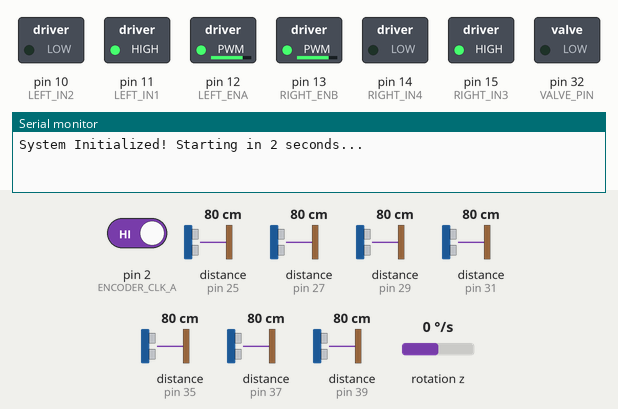
This sketch was run on a simulated Arduino Mega 2560, built with avr-gcc and run on an emulated ATmega2560. Shown: switched loads named in the sketch (green lamp = pin HIGH), the last lines printed to the serial monitor. Wiring (inferred from the names in the program): 7 × ultrasonic range finder: trigger pin 24, echo pin 25 / trigger pin 26, echo pin 27 / trigger pin 28, echo pin 29 / trigger pin 30, echo pin 31 / trigger pin 34, echo pin 35 / trigger pin 36, echo pin 37 / trigger pin 38, echo pin 39; MPU-6050 motion sensor at I2C address 0x68. Inputs (shaded band) come from the test bench; at power-on: distance to the obstacle (sensors on pin 25, pin 37, pin 27, pin 29, pin 31, pin 35, pin 39) 80 cm, pin 2 (ENCODER_CLK_A) HIGH, rotation z 0 °/s. The echo pulse lasts 58.3 µs per cm; pins used as bus, display or sensor lines are not drawn.

Above: at 3.2 s.
3.3 s: distance to the obstacle (sensor on pin 25) set to 22 cm
4.8 s: distance to the obstacle (sensor on pin 25) set to 19 cm
At 6.0 s:
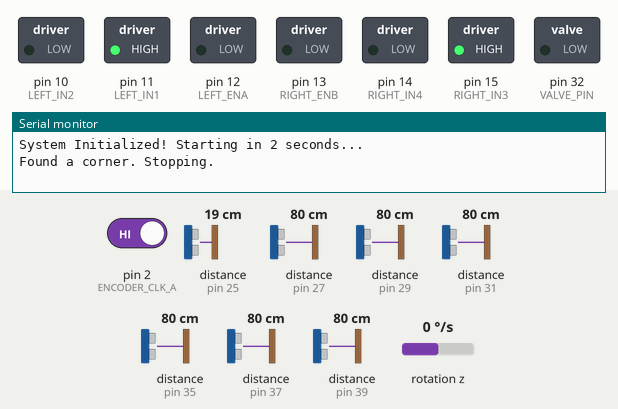
6.3 s: distance to the obstacle (sensor on pin 37) set to 7 cm
8.0 s: distance to the obstacle (sensor on pin 37) set to 4 cm
At 9.4 s:
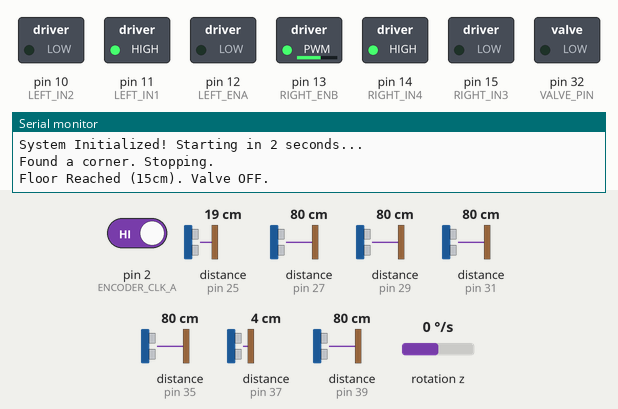
Timing chart, 0 to 11.0 s (numbered marks = the images above; inputs shaded):
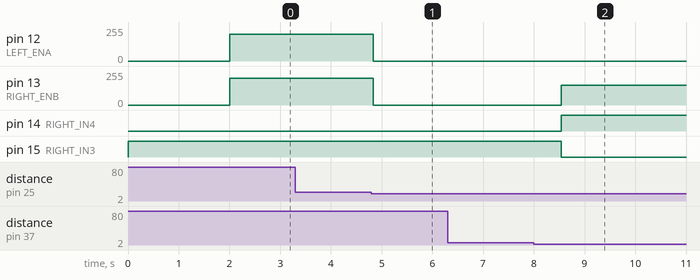

The sketch:

Final_project.ino
```cpp
#include <SoftwareSerial.h>
#include <Wire.h> // ספריה לתקשורת I2C (בשביל הגירוסקופ)

// --- חיבורי מנועי נסיעה (לדרייבר L298N הראשי) ---
// מנוע שמאל
#define LEFT_ENA       12 //לPWM כדי לשלוט במהירות
#define LEFT_IN1       11 // כיוון קדימה
#define LEFT_IN2       10 // כיוון אחורה

// מנוע ימין
#define RIGHT_ENB      13 // פין PWM למהירות מנוע ימין
#define RIGHT_IN3      15
#define RIGHT_IN4      14

// --- חיבורי מערכת הרמה (אנקודר + מנוע DC) ---
// חובה לחבר את האנקודר לפינים שתומכים בפסיקות חומרה (Interrupts)
#define ENCODER_CLK_A  2  // פסיקה מספר 0 במגה
#define ENCODER_DT_B   3  // פסיקה מספר 1 במגה

#define DC_LIFT_ENA    4  // PWM למנוע שמוריד/מעלה את הדיזה
#define DC_LIFT_IN1    5
#define DC_LIFT_IN2    6

// --- מערכת צביעה (שסתום חשמלי) ---
#define VALVE_PIN 32 // מחובר למודול ממסר שפותח את האיירלס
#define VALVE_OPEN HIGH
#define VALVE_CLOSED LOW

// --- חיישנים אולטרסוניים (נסיעה ויישור) ---
// העברתי את כולם לפינים 24-31 (הפינים הגבוהים במגה) כדי שלא יתנגשו
// בטעות עם הפסיקות או ה-PWM של המנועים.
#define FRONT_TRIG_PIN 24 // חיישן חזית - לזיהוי הקיר ממול
#define FRONT_ECHO_PIN 25

#define WALL_FRONT_TRIG_PIN 26 // חיישני צד ליישור - חיישן קדמי
#define WALL_FRONT_ECHO_PIN 27

#define WALL_REAR_TRIG_PIN 28 // חיישני צד ליישור - חיישן אחורי
#define WALL_REAR_ECHO_PIN 29

#define BACK_TRIG_PIN 30 // חיישן רוורס אחורי
#define BACK_ECHO_PIN 31

// --- חיישני גבול אולטרסוניים למערכת ההרמה והצביעה ---
#define TOP_TRIG_PIN 34    // חיישן עליון - מזהה מתי הדיזה קרובה לתקרה
#define TOP_ECHO_PIN 35

#define BOTTOM_TRIG_PIN 36 // חיישן תחתון - מזהה מתי הדיזה קרובה לרצפה
#define BOTTOM_ECHO_PIN 37

// חיישן דיזה חדש - לזיהוי דלתות/חלונות למניעת ריסוס באוויר
#define NOZZLE_TRIG_PIN 38
#define NOZZLE_ECHO_PIN 39

const float STOP_DISTANCE_CM = 5.0; // המרחק שבו נרצה שהעגלה תעצור מהרצפה/תקרה

// --- מכונת המצבים (State Machine) של הרובוט ---
// עושה סדר בלוגיקה במקום מלא if-ים מסובכים
#define STATE_IDLE                 0 // המתנה
#define STATE_DRIVE_ALONG_WALL     1 // נסיעה רגילה וריסוס
#define STATE_STOP_AT_CORNER       2 // הגענו לפינה - עוצרים
#define STATE_PAINT_STRIP_DOWN     3 // שלב הורדת הדיזה למטה
#define STATE_PREPARE_TURN         4 // חישוב לאיזה כיוון לפנות
#define STATE_TURNING_90           5 // פנייה במקום לפי גירוסקופ
#define STATE_ALIGN_PHASE_1        6 // יישור לקיר - גלגל רחוק מתקרב
#define STATE_ALIGN_PHASE_2        7 // יישור לקיר - גלגל קרוב מתקן
#define STATE_REVERSE_TO_START     8 // נסיעה אחורה כדי להתחיל סבב חדש
#define STATE_FINISH_CYCLE         9

int currentState = STATE_IDLE; // מתחילים במצב עמידה

#define WALL_ON_LEFT  0
#define WALL_ON_RIGHT 1
int currentWallSide = WALL_ON_LEFT; // משתנה ששומר באיזה צד הקיר שלנו כרגע

// --- מהירויות עבודה ---
#define FORWARD  HIGH
#define BACKWARD LOW

// הגדרות PWM: ערכים בין 0 ל-255.
// הערה: לא לשים 255 בנסיעה רגילה כי זה מהיר מדי והגלגלים מחליקים. 200 זה מעולה.
#define PWM_FAST    200  // מהירות שיוט לאורך הקיר
#define PWM_TURN    150  // מהירות פנייה (עדיף לאט כדי שהגירוסקופ לא יפספס)
#define PWM_ALIGN   100  // מהירות איטית ליישור סופי ומדויק
#define PWM_REVERSE 150  // רוורס
#define PWM_STOP    0

// טיימרים כדי לא להשתמש ב-delay שתוקע את הקוד
unsigned long now_time, prev_sensor_time;

// משתנים לשמירת המרחקים מהחיישנים
float frontDist = 999.0;
float wallFrontDist = 999.0;
float wallRearDist = 999.0;
float backDist = 999.0;
float topDist = 999.0;
float bottomDist = 999.0;
float nozzleDist = 999.0; // משתנה לחיישן הדיזה

// מונה האנקודר - חייב להיות volatile כי אנחנו משנים אותו בתוך פונקציית פסיקה (ISR)!
volatile long liftPosition = 0;
// const long TARGET_LIFT_BOTTOM = -5000; // כבר אין צורך, עברנו לחיישן אולטרסוני!

// הגדרות גירוסקופ MPU6050
const int MPU_ADDR = 0x68; // כתובת I2C (מתחבר לפינים 20,21 במגה)
float currentYaw = 0.0;    // זווית נוכחית בציר Z (סבסוב)
float targetYaw = 0.0;     // לאיזו זווית אנחנו רוצים להגיע בפנייה
unsigned long lastGyroTime = 0;

void setup() {
  Serial.begin(115200);

  // הגדרת כל פיני המנועים כיציאות
  pinMode(LEFT_ENA, OUTPUT);
  pinMode(LEFT_IN1, OUTPUT);
  pinMode(LEFT_IN2, OUTPUT);
  pinMode(RIGHT_ENB, OUTPUT);
  pinMode(RIGHT_IN3, OUTPUT);
  pinMode(RIGHT_IN4, OUTPUT);

  pinMode(DC_LIFT_ENA, OUTPUT);
  pinMode(DC_LIFT_IN1, OUTPUT);
  pinMode(DC_LIFT_IN2, OUTPUT);

  pinMode(VALVE_PIN, OUTPUT);

  // מוודאים בטיחות: שהכל כבוי ברגע שמדליקים את החשמל
  setLeftMotor(FORWARD, PWM_STOP);
  setRightMotor(FORWARD, PWM_STOP);
  digitalWrite(DC_LIFT_IN1, LOW);
  digitalWrite(DC_LIFT_IN2, LOW);
  analogWrite(DC_LIFT_ENA, 0);
  digitalWrite(VALVE_PIN, VALVE_CLOSED); // ברז צבע סגור!

  // הגדרת פינים של חיישני נסיעה
  pinMode(FRONT_TRIG_PIN, OUTPUT); pinMode(FRONT_ECHO_PIN, INPUT);
  pinMode(WALL_FRONT_TRIG_PIN, OUTPUT); pinMode(WALL_FRONT_ECHO_PIN, INPUT);
  pinMode(WALL_REAR_TRIG_PIN, OUTPUT); pinMode(WALL_REAR_ECHO_PIN, INPUT);
  pinMode(BACK_TRIG_PIN, OUTPUT); pinMode(BACK_ECHO_PIN, INPUT);

  // הגדרת פינים של חיישני גבול ההרמה והדיזה
  pinMode(TOP_TRIG_PIN, OUTPUT); pinMode(TOP_ECHO_PIN, INPUT);
  pinMode(BOTTOM_TRIG_PIN, OUTPUT); pinMode(BOTTOM_ECHO_PIN, INPUT);
  pinMode(NOZZLE_TRIG_PIN, OUTPUT); pinMode(NOZZLE_ECHO_PIN, INPUT); // חיישן הדיזה החדש

  // הגדרת אנקודר וחיבור פסיקת חומרה (Interrupt) - מופעל בירידת מתח מ-1 ל-0
  pinMode(ENCODER_CLK_A, INPUT_PULLUP);
  pinMode(ENCODER_DT_B, INPUT_PULLUP);
  attachInterrupt(digitalPinToInterrupt(ENCODER_CLK_A), updateEncoder, FALLING);

  // הפעלת הגירוסקופ (כתיבת 0 לאוגר 6B מוציאה אותו ממצב שינה)
  Wire.begin();
  Wire.beginTransmission(MPU_ADDR);
  Wire.write(0x6B);
  Wire.write(0);
  Wire.endTransmission(true);

  Serial.println("System Initialized! Starting in 2 seconds...");
  delay(2000); // נותן לרובוט שנייה להתייצב לפני שמתחילים

  // תחילת העבודה
  currentState = STATE_DRIVE_ALONG_WALL;
  prev_sensor_time = millis();
  lastGyroTime = millis();
}

void loop() {
  now_time = millis();

  // דוגמים את כל החיישנים רק פעם ב-50 מילישניות (לא מהר מדי כדי לא להציף את הארדואינו)
  if (now_time - prev_sensor_time >= 50) {
    prev_sensor_time = now_time;
    frontDist = getDistance(FRONT_TRIG_PIN, FRONT_ECHO_PIN);
    wallFrontDist = getDistance(WALL_FRONT_TRIG_PIN, WALL_FRONT_ECHO_PIN);
    wallRearDist = getDistance(WALL_REAR_TRIG_PIN, WALL_REAR_ECHO_PIN);
    backDist = getDistance(BACK_TRIG_PIN, BACK_ECHO_PIN);

    // דגימת חיישני הגבול העליון והתחתון, וחיישן הדיזה
    topDist = getDistance(TOP_TRIG_PIN, TOP_ECHO_PIN);
    bottomDist = getDistance(BOTTOM_TRIG_PIN, BOTTOM_ECHO_PIN);
    nozzleDist = getDistance(NOZZLE_TRIG_PIN, NOZZLE_ECHO_PIN); // מתעדכן ברציפות

    updateGyroYaw(); // מעדכן איפה אנחנו במרחב
  }

  // --- ביצוע הפעולות לפי המצב הנוכחי ---
  switch (currentState) {
// ========================================================
    case STATE_IDLE:
      setLeftMotor(FORWARD, PWM_STOP);
      setRightMotor(FORWARD, PWM_STOP);
      break;
// =========================================================
    case STATE_DRIVE_ALONG_WALL:
      // נסיעה קדימה לאורך הקיר הקיים
      setLeftMotor(FORWARD, PWM_FAST);
      setRightMotor(FORWARD, PWM_FAST);

      // אם זיהינו קיר ממול (קרוב מ-20 ס"מ) - עוצרים כדי לצבוע את הפינה
      if (frontDist > 0 && frontDist <= 20.0) {
        Serial.println("Found a corner. Stopping.");
        currentState = STATE_STOP_AT_CORNER;
      }
      break;
// ==============================================
    case STATE_STOP_AT_CORNER:
      // קודם כל עוצרים את מנועי הנסיעה
      setLeftMotor(FORWARD, PWM_STOP);
      setRightMotor(FORWARD, PWM_STOP);
      delay(500); // השהייה קטנה לייצוב הרעידות

      // הערה לעצמי: אפשר לאפס פה את האנקודר ליתר ביטחון, למרות שעברנו לחיישן גבול
      noInterrupts();
      liftPosition = 0;
      interrupts();

      // מפעילים את מנוע ההרמה כלפי מטה (לכיוון חיישן ה-BOTTOM)
      digitalWrite(DC_LIFT_IN1, HIGH);
      digitalWrite(DC_LIFT_IN2, LOW);
      analogWrite(DC_LIFT_ENA, 180); // עוצמה סבירה

      // לא פותחים אוטומטית, ההחלטה תתבצע בסטייט הבא לפי חיישן הדיזה
      currentState = STATE_PAINT_STRIP_DOWN;
      break;
// ===================================================
    case STATE_PAINT_STRIP_DOWN:
      // כל עוד המרחק מהרצפה גדול מ-15 ס"מ (או שיש שגיאת קריאה 0), ממשיכים
      if (bottomDist > STOP_DISTANCE_CM || bottomDist <= 0) {
         // עובד ברקע - המנוע מוריד את העגלה

         // ---> תוספת חדשה: בקרת זיהוי דלתות / חלונות בזמן אמת <---
         if (nozzleDist > 20.0 || nozzleDist <= 0) {
             // זיהינו מרחק חריג (דלת, חלון, חלל ריק) - עוצרים צביעה מיד!
             digitalWrite(VALVE_PIN, VALVE_CLOSED);
         } else {
             // אנחנו מול קיר במרחק תקין - אפשר לרסס צבע
             digitalWrite(VALVE_PIN, VALVE_OPEN);
         }

      } else {
        // הגענו למטה! החיישן זיהה שאנחנו קרובים לרצפה
        Serial.println("Floor Reached (15cm). Valve OFF.");
        digitalWrite(VALVE_PIN, VALVE_CLOSED); // סוגרים את ברז הצבע!

        // עוצרים את מנוע הדיזה
        digitalWrite(DC_LIFT_IN1, LOW);
        digitalWrite(DC_LIFT_IN2, LOW);
        analogWrite(DC_LIFT_ENA, 0);
        delay(500);

        currentState = STATE_PREPARE_TURN;
      }
      break;
// ==========================================================================
    case STATE_PREPARE_TURN:
      // מחשבים את זווית היעד לפנייה.
      // אם הקיר בצד שמאל, נרצה לפנות ימינה (מינוס 90) ולהיפך.
      if (currentWallSide == WALL_ON_LEFT) {
        targetYaw = currentYaw - 90.0;
      } else {
        targetYaw = currentYaw + 90.0;
      }
      currentState = STATE_TURNING_90;
      break;
// ==============================================================================
    case STATE_TURNING_90:
      // מבצעים פניית טנק (Pivot) - צד אחד נוסע אחורה, השני עוצר או נוסע קדימה
      if (currentWallSide == WALL_ON_LEFT) {
        setRightMotor(BACKWARD, PWM_TURN);
        setLeftMotor(FORWARD, PWM_STOP);
      } else {
        setLeftMotor(BACKWARD, PWM_TURN);
        setRightMotor(FORWARD, PWM_STOP);
      }

      // בודקים אם הגענו לזווית היעד (עם טווח טעות של 2 מעלות כדי שלא ירעד)
      if (abs(currentYaw - targetYaw) <= 2.0) {
        Serial.println("90deg Turn Done.");
        currentState = STATE_ALIGN_PHASE_1;
      }
      break;
// ===========================================================================
    case STATE_ALIGN_PHASE_1:
      // שלב ראשון ביישור: מקדמים רק את הגלגל הרחוק עד שהוא מזהה קיר
      if (currentWallSide == WALL_ON_LEFT) {
        setRightMotor(FORWARD, PWM_ALIGN);
        setLeftMotor(FORWARD, PWM_STOP);
      } else {
        setLeftMotor(FORWARD, PWM_ALIGN);
        setRightMotor(FORWARD, PWM_STOP);
      }

      if (wallFrontDist > 0 && wallFrontDist <= 20.0) {
        Serial.println("Align Phase 1 Done.");
        setLeftMotor(FORWARD, PWM_STOP);
        setRightMotor(FORWARD, PWM_STOP);
        currentState = STATE_ALIGN_PHASE_2;
      }
      break;
// =========================================================================
    case STATE_ALIGN_PHASE_2:
      // שלב שני: מקדמים את הגלגל הקרוב עד ששני החיישנים מקבילים לקיר
      if (currentWallSide == WALL_ON_LEFT) {
        setLeftMotor(FORWARD, PWM_ALIGN);
        setRightMotor(FORWARD, PWM_STOP);
      } else {
        setRightMotor(FORWARD, PWM_ALIGN);
        setLeftMotor(FORWARD, PWM_STOP);
      }

      // בודקים יישור במרחק 20 ס"מ (פלוס מינוס 1 ס"מ סטייה מותרת)
      bool frontAligned = (wallFrontDist >= 19.0 && wallFrontDist <= 21.0);
      bool rearAligned  = (wallRearDist >= 19.0 && wallRearDist <= 21.0);

      if (frontAligned && rearAligned) {
         Serial.println("Robot is parallel to the wall!");
         setLeftMotor(FORWARD, PWM_STOP);
         setRightMotor(FORWARD, PWM_STOP);
         currentState = STATE_REVERSE_TO_START;
      }
      break;
//=============================================================
    case STATE_REVERSE_TO_START:
      // נוסעים אחורה קצת כדי להתמקם טוב לתחילת הפס הבא
      setLeftMotor(BACKWARD, PWM_REVERSE);
      setRightMotor(BACKWARD, PWM_REVERSE);

      // עוצרים כשאנחנו 5 ס"מ מהקיר מאחורינו
      if (backDist > 0 && backDist <= 5.0) {
        Serial.println("Ready for next wall.");
        setLeftMotor(FORWARD, PWM_STOP);
        setRightMotor(FORWARD, PWM_STOP);
        currentState = STATE_FINISH_CYCLE;
      }
      break;
// =============================================================================
    case STATE_FINISH_CYCLE:
      delay(1000); // קצת מנוחה למערכות
      currentState = STATE_DRIVE_ALONG_WALL; // מתחילים הכל מחדש לקיר הבא!
      break;
  }
}

// ==========================================
// פונקציות עזר - חוסך המון שורות קוד חוזרות
// ==========================================
//-----------------------------------------------------
// פונקציה חכמה לשליטה במנוע שמאל - מקבלת כיוון ומהירות ומפעילה את הדרייבר
void setLeftMotor(int dir, int speed) {
  if (dir == FORWARD) {
    digitalWrite(LEFT_IN1, HIGH);
    digitalWrite(LEFT_IN2, LOW);
  } else {
    digitalWrite(LEFT_IN1, LOW);
    digitalWrite(LEFT_IN2, HIGH);
  }
  analogWrite(LEFT_ENA, speed);
}
//----------------------------------------------------
// פונקציה חכמה לשליטה במנוע ימין
void setRightMotor(int dir, int speed) {
  if (dir == FORWARD) {
    digitalWrite(RIGHT_IN3, HIGH);
    digitalWrite(RIGHT_IN4, LOW);
  } else {
    digitalWrite(RIGHT_IN3, LOW);
    digitalWrite(RIGHT_IN4, HIGH);
  }
  analogWrite(RIGHT_ENB, speed);
}
//-------------------------------------------------------
// פונקציה לקריאת מרחק מחיישן אולטרסוני
float getDistance(int trigPin, int echoPin) {
  // שולחים פולס של 10 מיקרושניות כדי לעורר את החיישן
  digitalWrite(trigPin, LOW);
  delayMicroseconds(2);
  digitalWrite(trigPin, HIGH);
  delayMicroseconds(10);
  digitalWrite(trigPin, LOW);

  // קוראים את הזמן שלוקח להד לחזור.
  // שמתי פה טיימאאוט של 10,000 מיקרושניות כדי שאם אין קיר הקוד לא ייתקע וימתין לנצח.
  long duration = pulseIn(echoPin, HIGH, 10000);
  if (duration == 0) return 999.0; // מחזיר מספר ענק אם לא זוהה כלום

  // מהירות הקול היא 340 מ/ש, עושים המרה לסנטימטרים ומחלקים ב-2 (הלוך חזור)
  return duration * 0.034 / 2;
}
//------------------------------------------------------------
// קריאת נתונים מהגירוסקופ (ציר הסבסוב בלבד)
void updateGyroYaw() {
  Wire.beginTransmission(MPU_ADDR);
  Wire.write(0x47);
  Wire.endTransmission(false);
  Wire.requestFrom(MPU_ADDR, 2, true);

  int16_t gz = (Wire.read() << 8) | Wire.read();

  unsigned long now = millis();
  float dt = (now - lastGyroTime) / 1000.0; // חישוב דלתא זמן בשניות
  lastGyroTime = now;

  float gyroZRate = gz / 131.0; // המרה למעלות לשנייה לפי הדף נתונים של הרכיב

  // מתעלמים מתנועות ממש קטנות כדי שלא יצבור "דריפט" (רעש) כשהרובוט עומד
  if (abs(gyroZRate) > 1.0) {
    currentYaw += gyroZRate * dt; // מוסיפים את שינוי הזווית למשתנה הכולל
  }
}
//-------------------------------------------------------------------------
// פונקציית פסיקה (ISR) לאנקודר - רצה ברקע אוטומטית כשהמנוע הרמה זז
void updateEncoder() {
  if (digitalRead(ENCODER_DT_B) == HIGH) {
    liftPosition++; // המנוע יורד/עולה
  } else {
    liftPosition--; // המנוע מסתובב בכיוון ההפוך
  }
}
```

Measured:
- the behaviour switches between 21 and 20 cm on distance to the obstacle (sensor on pin 25) (found by bisection; images 0 and 1)
- the behaviour switches between 6 and 5 cm on distance to the obstacle (sensor on pin 37) (found by bisection; images 1 and 2)
- after the input at 3.3 s, every drawn part: stays the same
- after the input at 4.8 s, pin 12 (LEFT_ENA), pin 13 (RIGHT_ENB): 200/255 → 0/255 at once
- after the input at 6.3 s, every drawn part: stays the same
- after the input at 8.0 s, pin 13 (RIGHT_ENB): 0/255 → 150/255 after 0.54 s; pin 14 (RIGHT_IN4): LOW → HIGH after 0.54 s; pin 15 (RIGHT_IN3): HIGH → LOW after 0.54 s
